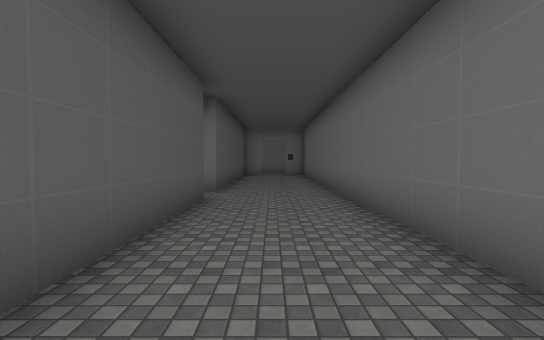
view 1 (above)

18 first-person views from a walk through a scene from a Unity 3-D project. The camera is 1.5 m above the floor, tilts 2° down and sees 85° across. The floor is counted in squares, 1.8 m on a side. Each view is taken from the middle of a square. On the plan, view 1 faces up. The plan holds only what a view shows up to about 11 squares ahead; the rest is blank. The place goes on beyond the plan. The player character is not drawn. Some animated figures are left out. Door leaves are left out, so doorways stand open. Some surface patterns are stand-ins.

view 2
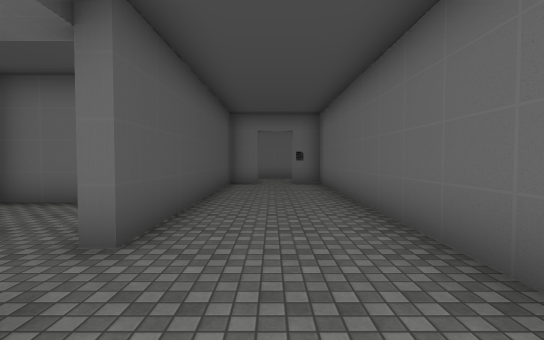

view 3
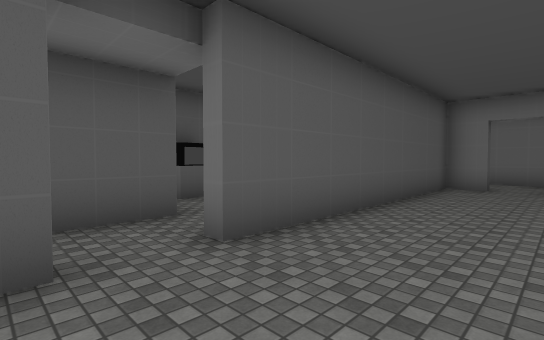

view 4
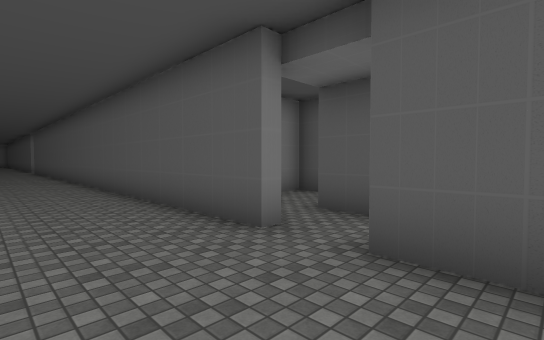

view 5
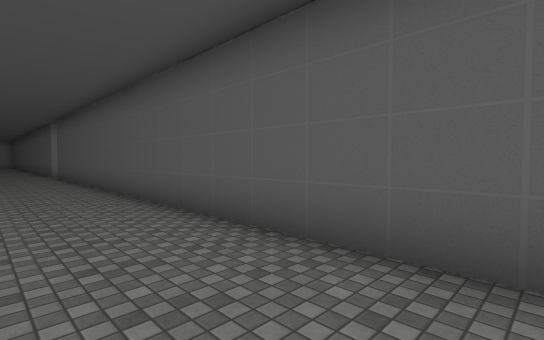

view 6
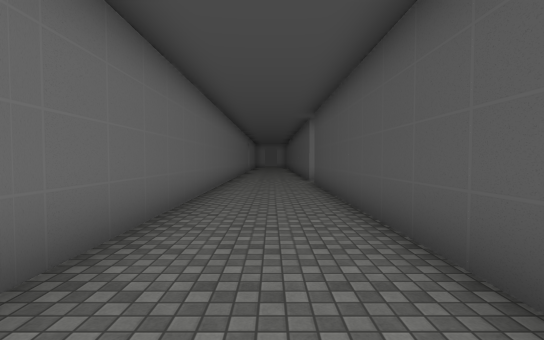

view 7
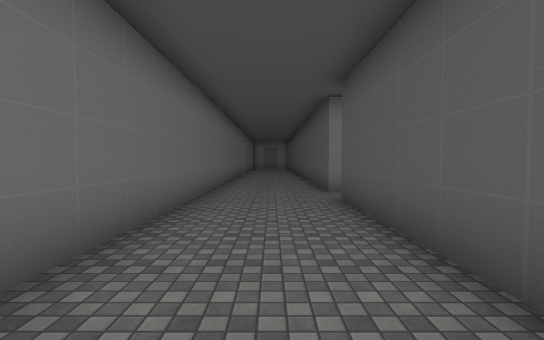

view 8
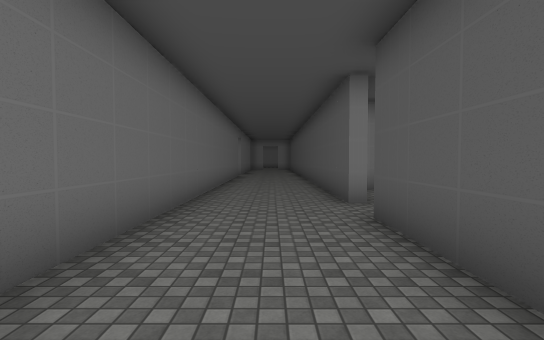

view 9
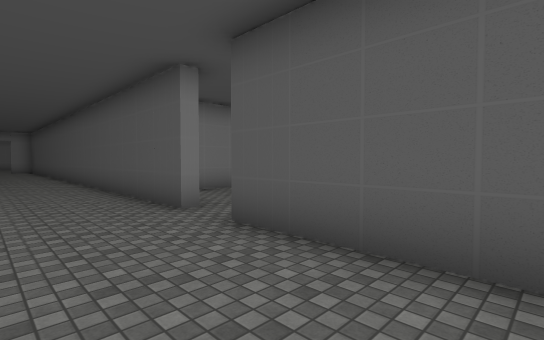

view 10
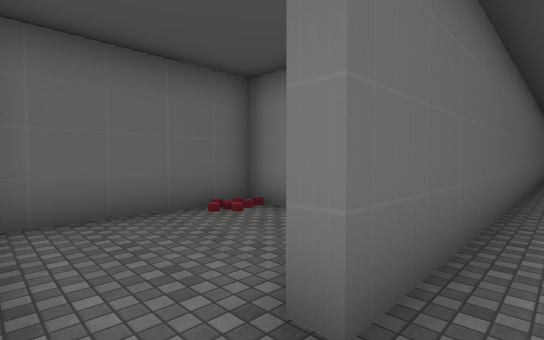

view 11
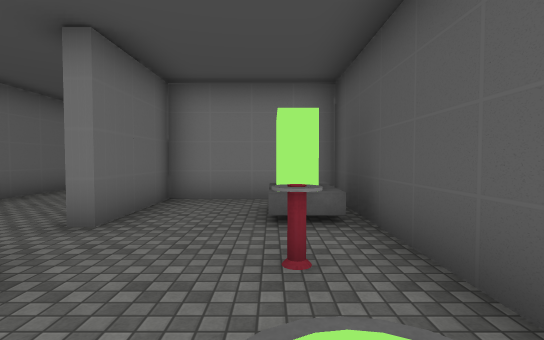

view 12
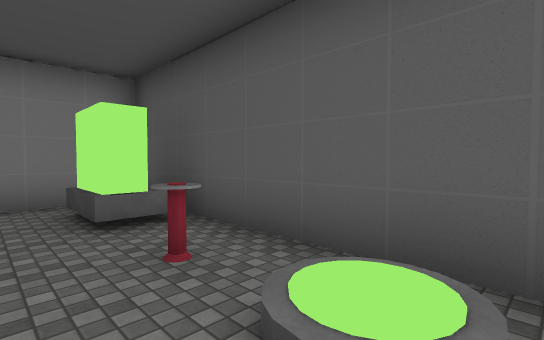

view 13
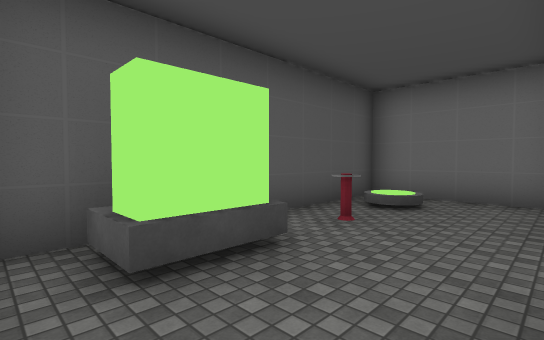

view 14
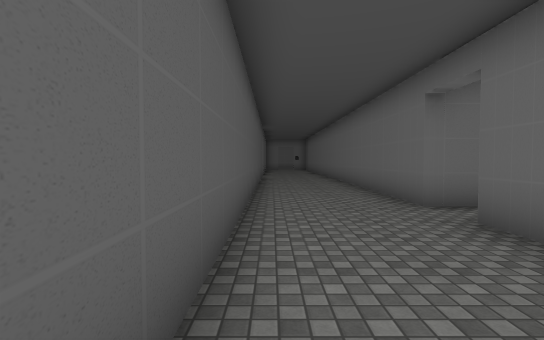

view 15
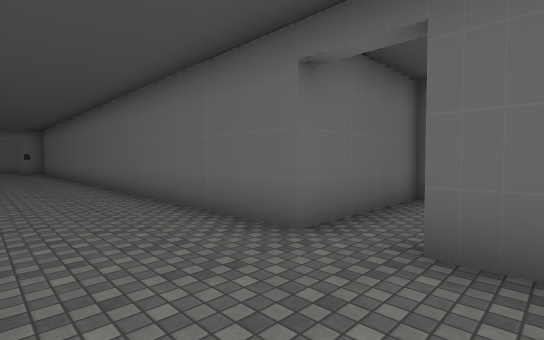

view 16
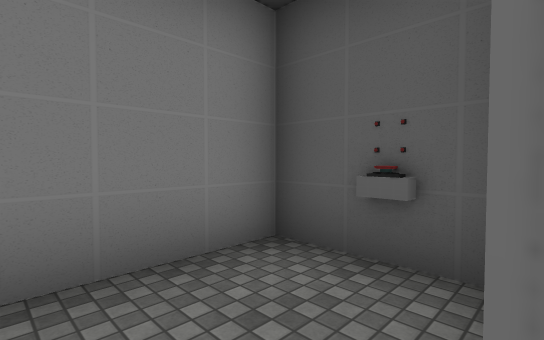

view 17
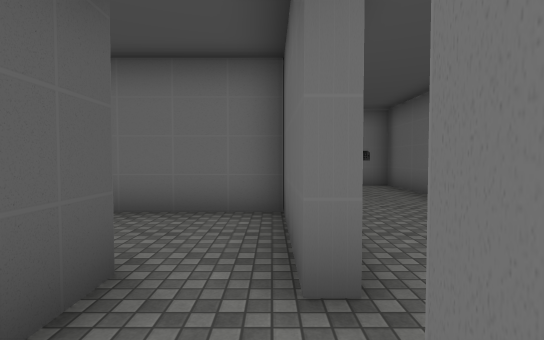

view 18
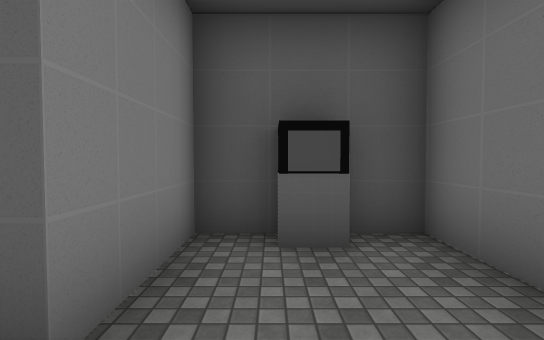

### Floor plan
Points are (right, up) in squares from view 1. A wall is a line through its corners. A room is listed if a view was taken in it or the views show most of it. See-through windows are left out.
Room 1 (views 1, 2, 3, 4, 5, 6, 7, 8, 9, 10, 14, 15)
walls: (1.7, -2.7) (1.7, 15.5) (0.7, 15.5); (-1.5, 6.4) (-1.5, -13.2); (-1.5, -14.6) (-1.5, -20.5); (1.7, -20) (1.7, -4.1) (2.1, -4.1); (-0.4, 15.5) (-1.5, 15.5) (-1.5, 7.8)
ways out: open door at (-2, -14) to room 2; opening at (2, -3.5) to room 5
Room 2 (views 11, 12, 13)
walls: (-5.3, -16.4) (-5.3, -17.3) (-1.8, -17.3) (-1.8, -14.6) (-1.5, -14.6); (-2.3, -10.3) (-5.3, -10.3) (-5.3, -14.5)
ways out: open door at (-2, -14) to room 1
objects: other object (-5, -16) to (-4, -15); valve (-4, -13)
Room 3 (views 16, 17)
walls: (-5.3, 5.7) (-5.3, 3.7) (-3, 3.7); (-3.1, 8.1) (-3.1, 5.9); (-1.5, 7.8) (-1.8, 7.8)
ways out: opening at (-3, 7) to room 4; open door at (-2, 7) to room 4
objects: clock (-5, 5)
Room 4 (view 18)
walls: (-1.8, 7.8) (-1.8, 10.7) (-5.3, 10.7) (-5.3, 8.1) (-3.1, 8.1); (-1.9, 6.4) (-1.5, 6.4)
ways out: opening at (-3, 7) to room 3; open door at (-2, 7) to room 3
objects: other object (-5, 9)
Room 5 (no view inside)
walls: (4.5, -6.9) (5.5, -6.9) (5.5, -2.7) (1.7, -2.7)
ways out: opening at (2, -3.5) to room 1

Positions as (right, up) in squares from view 1, and headings:
1: (0, 0), facing up
2: (0, 5), facing up
3: (1, 6), facing up-left
4: (1, 9), facing down-left
5: (1, 2), facing down-left
6: (0, -3), facing down
7: (0, -7), facing down
8: (0, -9), facing down
9: (1, -10), facing down-left
10: (1, -3), facing down-right
11: (-4, -11), facing down
12: (-3, -11), facing down-left
13: (-2, -17), facing up-left
14: (-1, -8), facing up
15: (-1, -5), facing up-right
16: (-3, 6), facing down-left
17: (-2, 6), facing up
18: (-2, 9), facing left
